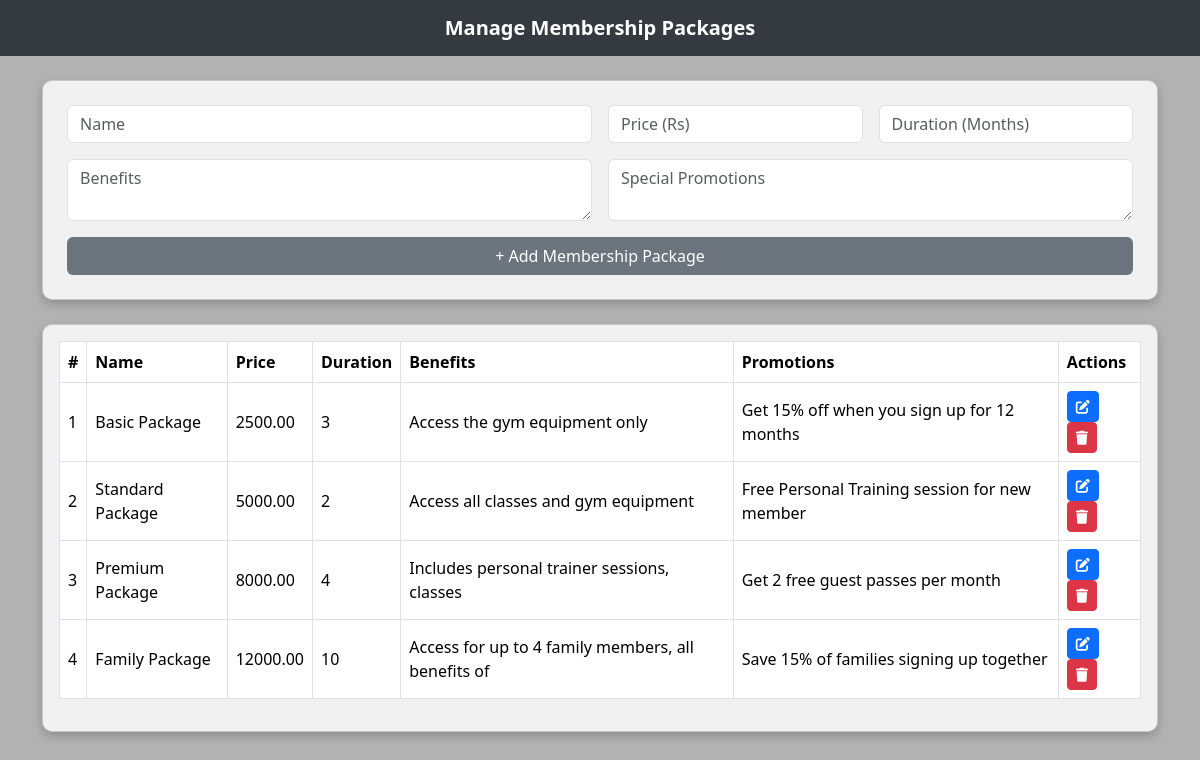
/fitzone/membership_packages.php, run on the app's committed database.
### tables this page shows
CREATE TABLE `memberships` (
  `membership_id` int(11) NOT NULL,
  `name` varchar(50) NOT NULL,
  `price` decimal(10,2) NOT NULL,
  `duration` int(11) NOT NULL COMMENT 'Duration in months',
  `benefits` text DEFAULT NULL,
  `special_promotions` text DEFAULT NULL,
  `created_at` timestamp NOT NULL DEFAULT current_timestamp()
);

### fitzone/membership_packages.php (the view, shortened to what this page needs)
<?php
$conn = new mysqli("localhost", "root", "", "fitzone");
$query = "SELECT * FROM memberships";
$result = $conn->query($query);
?>
<!DOCTYPE html>
<html lang="en">
<head>
    <link href="https://cdn.jsdelivr.net/npm/bootstrap@5.3.2/dist/css/bootstrap.min.css" rel="stylesheet">
    <link rel="stylesheet" href="https://cdnjs.cloudflare.com/ajax/libs/font-awesome/6.4.0/css/all.min.css">
</head>
<body>
<nav class="navbar navbar-expand-lg">
    <div class="container-fluid">
        <span class="navbar-brand mx-auto fw-bold">Manage Membership Packages</span>
    </div>
</nav>
<div class="container mt-4">
    <div class="card p-4">
        <form method="POST" id="membershipForm" class="row g-3">
            <div class="col-md-6">
                <input type="text" name="name" id="name" class="form-control" placeholder="Name" required>
            </div>
            <div class="col-md-3">
                <input type="number" step="0.01" name="price" id="price" class="form-control" placeholder="Price (Rs)" required>
            </div>
            <div class="col-md-3">
                <input type="number" name="duration" id="duration" class="form-control" placeholder="Duration (Months)" required>
            </div>
            <div class="col-md-6">
                <textarea name="benefits" id="benefits" class="form-control" placeholder="Benefits" required></textarea>
            </div>
            <div class="col-md-6">
                <textarea name="promotions" id="promotions" class="form-control" placeholder="Special Promotions" required></textarea>
            </div>
            <div class="col-12">
                <button type="submit" name="add_membership" id="formButton" class="btn btn-custom w-100">
                    + Add Membership Package
                </button>
            </div>
        </form>
    </div>
    <div class="card mt-4 p-3">
        <div class="table-responsive">
            <table class="table table-bordered table-hover align-middle">
                <thead>
                    <tr>
                        <th>#</th>
                        <th>Name</th>
                        <th>Price</th>
                        <th>Duration</th>
                        <th>Benefits</th>
                        <th>Promotions</th>
                        <th>Actions</th>
                    </tr>
                </thead>
                <tbody>
                    <?php
                    if ($result->num_rows > 0) {
                        $counter = 1;
                        while ($row = $result->fetch_assoc()) {
                            echo "<tr>";
                            echo "<td>{$counter}</td>";
                            echo "<td>" . htmlspecialchars($row['name']) . "</td>";
                            echo "<td>" . htmlspecialchars($row['price']) . "</td>";
                            echo "<td>" . htmlspecialchars($row['duration']) . "</td>";
                            echo "<td>" . htmlspecialchars($row['benefits']) . "</td>";
                            echo "<td>" . htmlspecialchars($row['special_promotions']) . "</td>";
                            echo "<td>
                                <button type='button' class='btn btn-sm btn-primary' onclick='editMembership(" . json_encode($row) . ")'>
                                    <i class='fas fa-edit'></i>
                                </button>
                                <button type='button' class='btn btn-sm btn-danger' onclick='confirmDelete(" . $row['membership_id'] . ")'>
                                    <i class='fas fa-trash'></i>
                                </button>
                            </td>";
                            echo "</tr>";
                            $counter++;
                        }
                    } else {
                        echo "<tr><td colspan='7' class='text-center'>No membership packages found.</td></tr>";
                    }
                    ?>
                </tbody>
            </table>
        </div>
    </div>
</div>
</body>
</html>

### fitzone/membership_packages.php (style rules this page uses)
body { background-color: #b2b2b2; }
.navbar { background-color: #343a40 !important; }
.navbar .navbar-brand, .navbar .nav-link, .navbar .fa-home { color: white !important; }
.card { border-radius: 10px; background-color: #f1f1f1; box-shadow: 0 4px 10px rgba(0,0,0,0.2); }
table th { background-color: #6c757d; color: white; }
.btn-custom { background-color: #6c757d; color: white; }

### data on the page
memberships: name "Basic Package", price "2500.00", duration "3", benefits "Access the gym equipment only", special_promotions "Get 15% off when you sign up for 12 months"
memberships: name "Standard Package", price "5000.00", duration "2", benefits "Access all classes and gym equipment", special_promotions "Free Personal Training session for new member"
memberships: name "Premium Package", price "8000.00", duration "4", benefits "Includes personal trainer sessions, classes", special_promotions "Get 2 free guest passes per month"
memberships: name "Family Package", price "12000.00", duration "10", benefits "Access for up to 4 family members, all benefits of", special_promotions "Save 15% of families signing up together"
